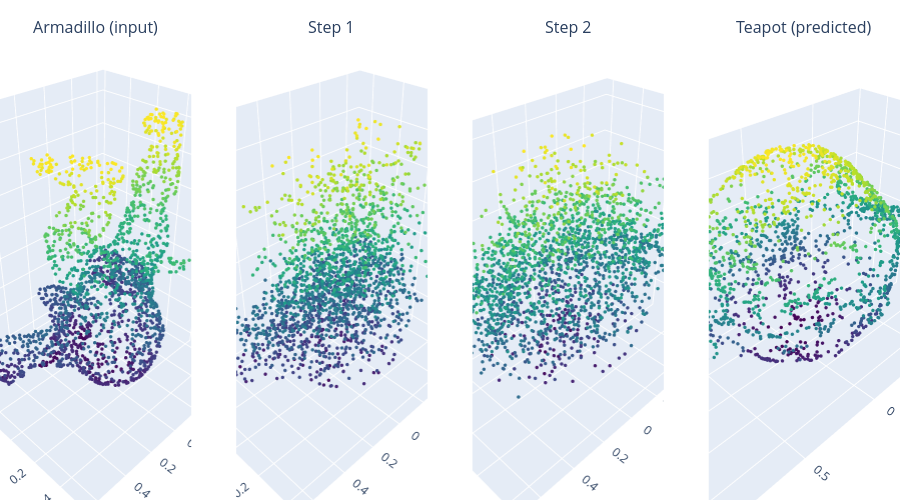

Write notebook code for a chart like this one.
### Markdown cell above
# Armadillo -> Teapot

### Code cell
print("=== Armadillo → Teapot ===")
pred_armadillo = show_transition(ARMADILLO_PATH, model_armadillo, DEVICE, "Armadillo (input)")

### Figure 1 — Plotly figure (JSON) as saved in the notebook; plotly's stock layout.template omitted (floating-point values rounded to 4 significant figures; data arrays with more than 128 entries replaced by an {"elided": "..."} marker saying what was removed)
{"data": [{"marker": {"color": {"elided": "2048 float values"}, "colorscale": [[0.0, "#440154"], [0.1111, "#482878"], [0.2222, "#3e4989"], [0.3333, "#31688e"], [0.4444, "#26828e"], [0.5556, "#1f9e89"], [0.6667, "#35b779"], [0.7778, "#6ece58"], [0.8889, "#b5de2b"], [1.0, "#fde725"]], "size": 2}, "mode": "markers", "showlegend": false, "x": {"elided": "2048 float values"}, "y": {"elided": "2048 float values"}, "z": {"elided": "2048 float values"}, "type": "scatter3d", "scene": "scene"}, {"marker": {"color": {"elided": "2048 float values"}, "colorscale": [[0.0, "#440154"], [0.1111, "#482878"], [0.2222, "#3e4989"], [0.3333, "#31688e"], [0.4444, "#26828e"], [0.5556, "#1f9e89"], [0.6667, "#35b779"], [0.7778, "#6ece58"], [0.8889, "#b5de2b"], [1.0, "#fde725"]], "size": 2}, "mode": "markers", "showlegend": false, "x": {"elided": "2048 float values"}, "y": {"elided": "2048 float values"}, "z": {"elided": "2048 float values"}, "type": "scatter3d", "scene": "scene2"}, {"marker": {"color": {"elided": "2048 float values"}, "colorscale": [[0.0, "#440154"], [0.1111, "#482878"], [0.2222, "#3e4989"], [0.3333, "#31688e"], [0.4444, "#26828e"], [0.5556, "#1f9e89"], [0.6667, "#35b779"], [0.7778, "#6ece58"], [0.8889, "#b5de2b"], [1.0, "#fde725"]], "size": 2}, "mode": "markers", "showlegend": false, "x": {"elided": "2048 float values"}, "y": {"elided": "2048 float values"}, "z": {"elided": "2048 float values"}, "type": "scatter3d", "scene": "scene3"}, {"marker": {"color": {"elided": "2048 float values"}, "colorscale": [[0.0, "#440154"], [0.1111, "#482878"], [0.2222, "#3e4989"], [0.3333, "#31688e"], [0.4444, "#26828e"], [0.5556, "#1f9e89"], [0.6667, "#35b779"], [0.7778, "#6ece58"], [0.8889, "#b5de2b"], [1.0, "#fde725"]], "size": 2}, "mode": "markers", "showlegend": false, "x": {"elided": "2048 float values"}, "y": {"elided": "2048 float values"}, "z": {"elided": "2048 float values"}, "type": "scatter3d", "scene": "scene4"}], "layout": {"scene": {"domain": {"x": [0.0, 0.2125], "y": [0.0, 1.0]}}, "scene2": {"domain": {"x": [0.2625, 0.475], "y": [0.0, 1.0]}}, "scene3": {"domain": {"x": [0.525, 0.7375], "y": [0.0, 1.0]}}, "scene4": {"domain": {"x": [0.7875, 1.0], "y": [0.0, 1.0]}}, "annotations": [{"font": {"size": 16}, "showarrow": false, "text": "Armadillo (input)", "x": 0.1062, "xanchor": "center", "xref": "paper", "y": 1.0, "yanchor": "bottom", "yref": "paper"}, {"font": {"size": 16}, "showarrow": false, "text": "Step 1", "x": 0.3688, "xanchor": "center", "xref": "paper", "y": 1.0, "yanchor": "bottom", "yref": "paper"}, {"font": {"size": 16}, "showarrow": false, "text": "Step 2", "x": 0.6313, "xanchor": "center", "xref": "paper", "y": 1.0, "yanchor": "bottom", "yref": "paper"}, {"font": {"size": 16}, "showarrow": false, "text": "Teapot (predicted)", "x": 0.8938, "xanchor": "center", "xref": "paper", "y": 1.0, "yanchor": "bottom", "yref": "paper"}], "margin": {"l": 0, "r": 0, "t": 40, "b": 0}, "height": 500}}
